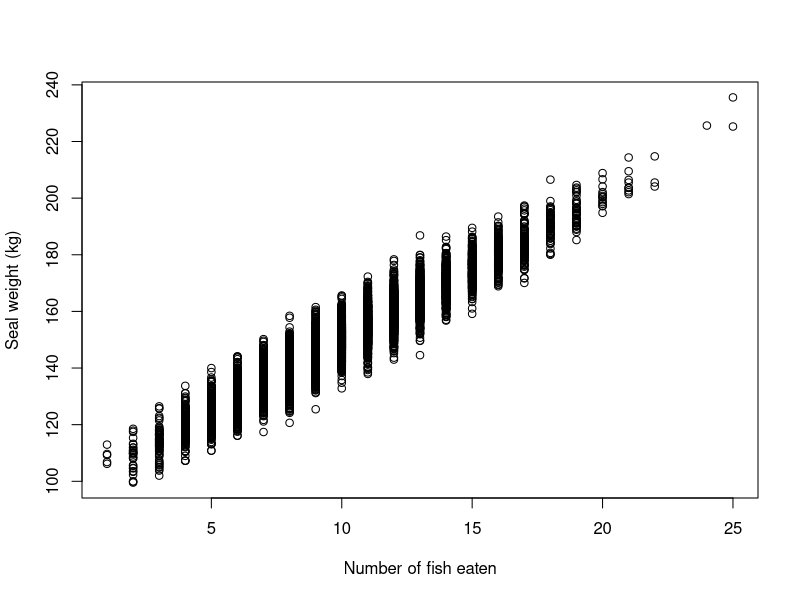
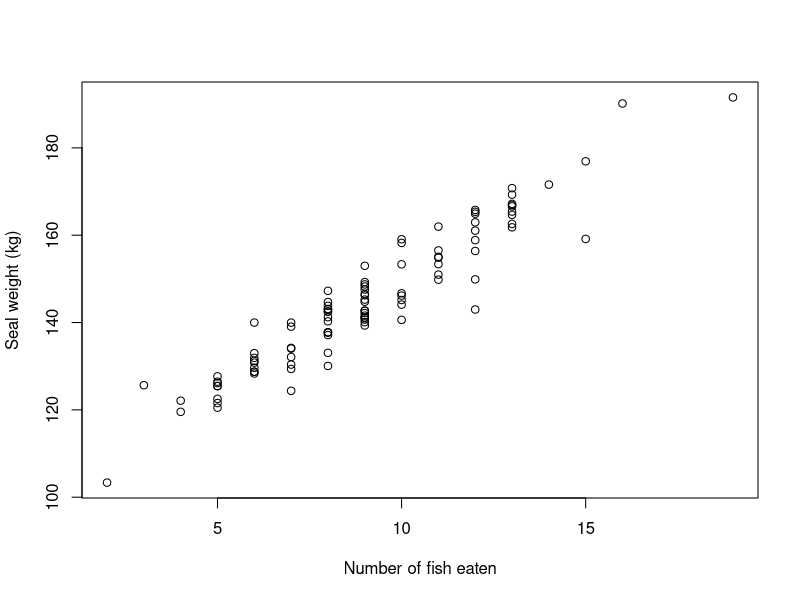

Recreate these plots in R, in order.
## ---- chunk 1
knitr::opts_chunk$set(echo = TRUE)
## ---- chunk 2
# set the number of seals in the population
N <- 10000

# draw 10 000 xi values from a Poisson distribution with lambda = 10
xi <- rpois(n = N, lambda = 10)
## ---- chunk 3
# set the population-level beta parameters
B0 <- 100
B1 <- 5

# simulate the yi values for the 10 000 seals
yi <- B0 + (B1*xi) + rnorm(n = N, 0, 5)
## ---- chunk 4
plot(yi ~ xi, ylab = "Seal weight (kg)", xlab = "Number of fish eaten")
## ---- chunk 5
# take a random sample of seals from the population
n_id <- sample(1:N, size = 100)

# get the relevant xi values
xi_s <- xi[n_id]

# get the relevant yi values
yi_s <- yi[n_id]

# plot the relationship between xi_s and yi_s of the sample
plot(xi_s, yi_s, ylab = "Seal weight (kg)", xlab = "Number of fish eaten")

## ---- chunk 6
# fit the linear regression model
lm1 <- lm(yi_s ~ xi_s)

# check the estimated model coefficients
print(lm1)
## ---- chunk 7
# check the summary output
summary(lm1)
## ---- chunk 8
# check the confidence intervals around b0 and b1
confint(lm1)
